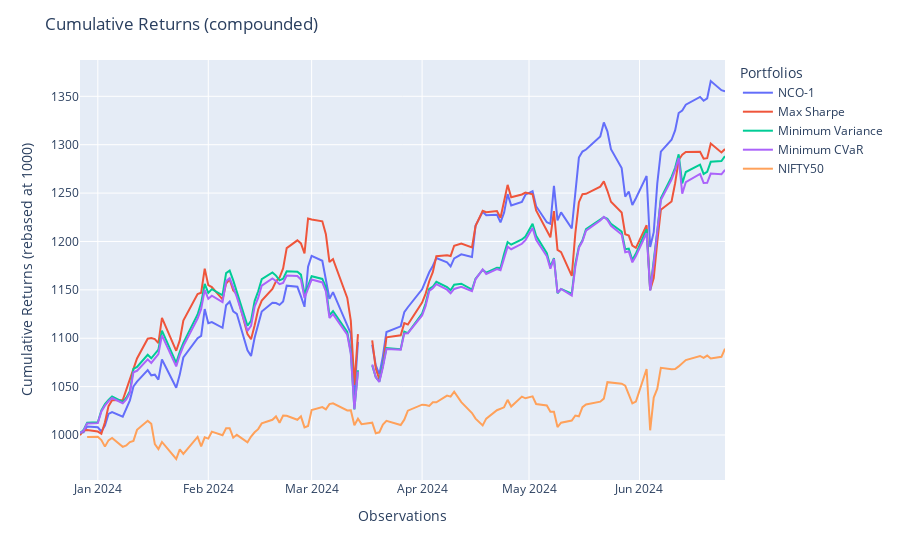

Notebook cell for this chart:
### Code cell
population.plot_cumulative_returns()
